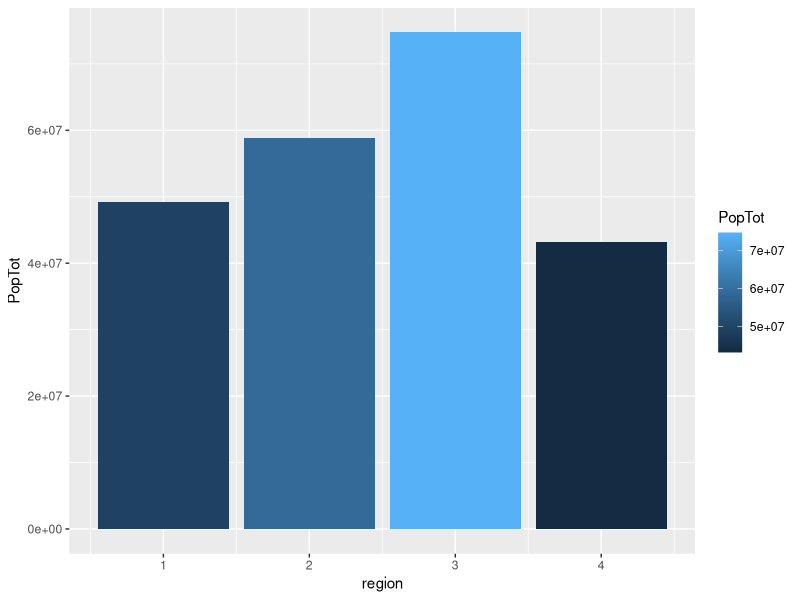
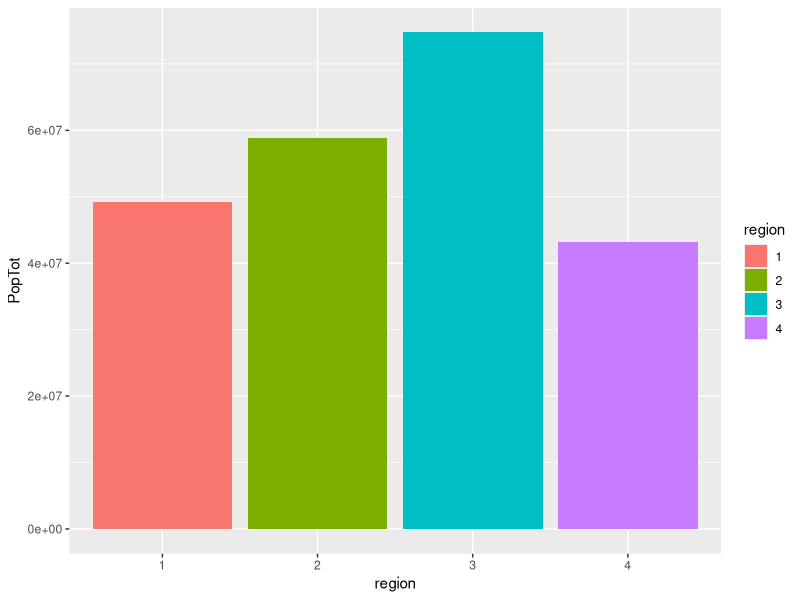
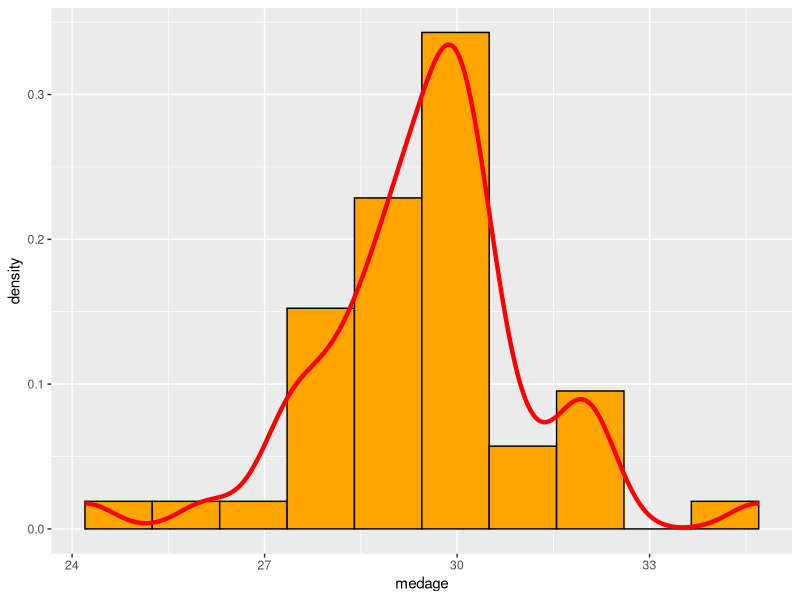

Write R code to recreate these figures, in order.
## ---- chunk 1
knitr::opts_chunk$set(echo = TRUE)
## ---- chunk 2
library(tidyverse)
library(haven)
library(dplyr)
library(ggplot2)
## ---- chunk 3
v = seq(from = 0, to = 300, by = 3)
head(v, 20)
## ---- chunk 4
sum(v)
## ---- chunk 5
mean(v)
## ---- chunk 6
length(v)
## ---- chunk 7
dado_honesto=sample(1:6,100, replace=TRUE)

table(dado_honesto)

prop.table(table(dado_honesto))

## ---- chunk 8
data_dado_honesto=data.frame(dado_honesto)

data_dado_honesto %>% 
  count(dado_honesto)
## ---- chunk 9
data_dado_honesto %>% 
  count(dado_honesto) %>% 
  mutate(dado_honesto, relFreq=prop.table(n),
         n=NULL)
## ---- chunk 10
dado_cargado=sample(1:6, 100, replace=TRUE,prob=c(rep(1/7,5),2/7))
table(dado_cargado)
prop.table(table(dado_cargado))
## ---- chunk 11
data_dado_cargado=data.frame(dado_cargado)

data_dado_cargado %>% 
  count(dado_cargado)
## ---- chunk 12
data_dado_cargado %>% 
  count(dado_cargado) %>% 
  mutate(dado_cargado, relFreq=prop.table(n),
         n=NULL)
## ---- chunk 13
(v1=rep(seq(4,1), times=1, each=4))
(v2=rep(seq(1,5),seq(1,5)))
(v3=rep(seq(1,4), times=4, each=1))


(v1=rep(4:1, times=1, each=4))
(v2=rep(1:5,1:5))
(v3=rep(1:4, times=4, each=1))
## ---- chunk 14
mpg2=mpg %>%
  filter(class=='pickup') %>% 
  select(starts_with("c")) 
(mpg2)
## ---- chunk 15
(census=read_dta("./data/census.dta"))
## ---- chunk 16
PopReg=census %>% 
  group_by(region) %>%  
  summarise(PopTot=sum(pop))
  
## ---- chunk 17
library(viridisLite)
ggplot(PopReg) +
geom_col(aes(x=region,y=PopTot, fill=PopTot))

PopReg$region <- as.factor(PopReg$region)

ggplot(PopReg, aes(x=region, y=PopTot, fill=region)) + 
  geom_bar(stat = "identity")

## ---- chunk 18
census %>%
  arrange(desc(pop))
## ---- chunk 19
TasaDiv=census %>% 
  mutate(TasaDivorcio=divorce/marriage)
(TasaDiv)
## ---- chunk 20


census %>% 
  arrange(desc(medage)) %>% 
  mutate(Proporcion65plus=pop65p/pop) %>% 
  select(state, medage,Proporcion65plus)
  head(10)
## ---- chunk 21
cortes=seq(min(census$medage),max(census$medage), length.out=11)

ggplot(census, aes(medage)) +
geom_histogram(aes(y=stat(density)),breaks=cortes, fill="orange", color="black") +
geom_density(color="red",size=1.5)
  
